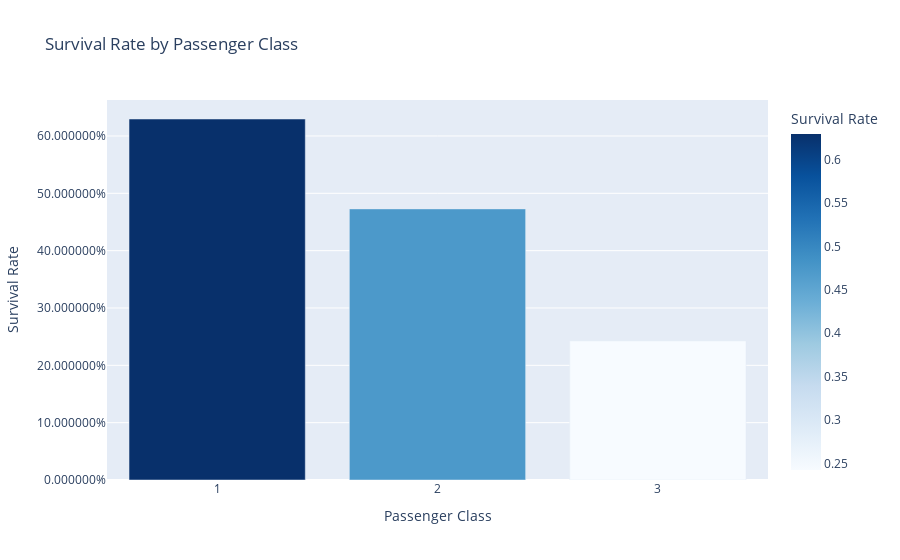

Write notebook code for a chart like this one.
### Markdown cell above
#### Comparing non-null features to survived

### Code cell
# Your DataFrame and calculation
data = passenger_df_train[['Pclass', 'Survived']].groupby(['Pclass'], as_index=False).mean().sort_values(by='Survived', ascending=False)

# Create a bar plot using Plotly Express
fig = px.bar(data, x='Pclass', y='Survived', title='Survival Rate by Passenger Class',
             labels={'Pclass': 'Passenger Class', 'Survived': 'Survival Rate'},
             color='Survived', color_continuous_scale='blues')

# Update layout
fig.update_layout(xaxis=dict(tickmode='linear'), yaxis_tickformat='%')

# Show the plot
fig.show()

### Figure 1 — Plotly figure (JSON) as saved in the notebook; plotly's stock layout.template omitted (floating-point values rounded to 4 significant figures)
{"data": [{"alignmentgroup": "True", "hovertemplate": "Passenger Class=%{x}<br>Survival Rate=%{marker.color}<extra></extra>", "legendgroup": "", "marker": {"color": [0.6296, 0.4728, 0.2424], "coloraxis": "coloraxis", "pattern": {"shape": ""}}, "name": "", "offsetgroup": "", "orientation": "v", "showlegend": false, "textposition": "auto", "type": "bar", "x": [1, 2, 3], "xaxis": "x", "y": [0.6296, 0.4728, 0.2424], "yaxis": "y"}], "layout": {"autosize": true, "barmode": "relative", "coloraxis": {"colorbar": {"title": {"text": "Survival Rate"}}, "colorscale": [[0, "rgb(247,251,255)"], [0.125, "rgb(222,235,247)"], [0.25, "rgb(198,219,239)"], [0.375, "rgb(158,202,225)"], [0.5, "rgb(107,174,214)"], [0.625, "rgb(66,146,198)"], [0.75, "rgb(33,113,181)"], [0.875, "rgb(8,81,156)"], [1, "rgb(8,48,107)"]]}, "legend": {"tracegroupgap": 0}, "title": {"text": "Survival Rate by Passenger Class"}, "xaxis": {"anchor": "y", "autorange": true, "domain": [0, 1], "range": [0.5, 3.5], "tickmode": "linear", "title": {"text": "Passenger Class"}, "type": "linear"}, "yaxis": {"anchor": "x", "autorange": true, "domain": [0, 1], "range": [0, 0.6628], "tickformat": "%", "title": {"text": "Survival Rate"}, "type": "linear"}}}
